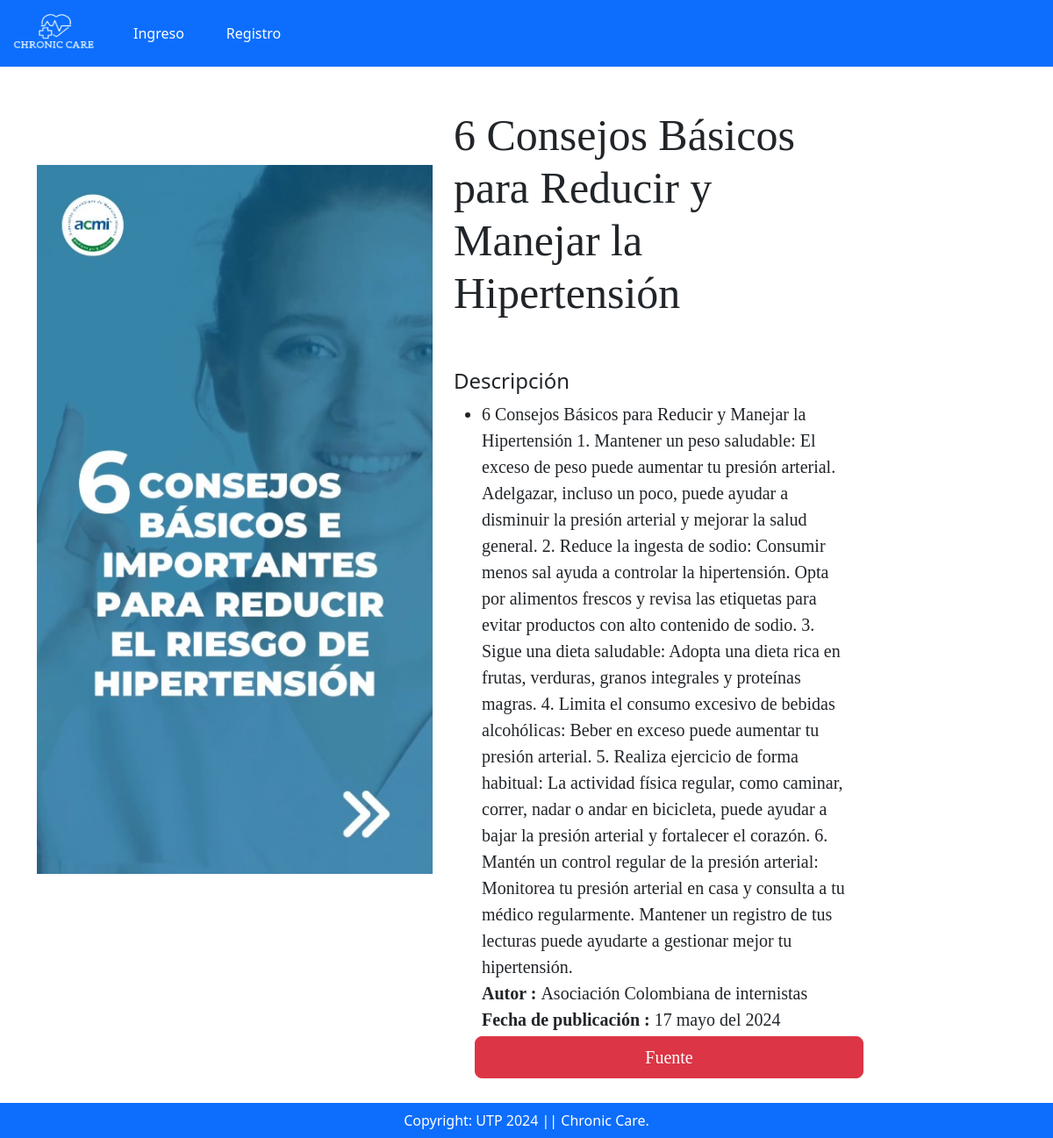
Screenshot of /product-detail/1 with the database file from the repository.
### app/models.py (models this page shows, shortened)
class Product(models.Model):
    titulo = models.CharField(max_length=100)
    autor = models.CharField(max_length=100)
    fuente = models.CharField(max_length=100)
    idioma = models.CharField(max_length=100)
    fecha_publi = models.CharField(max_length=100)
    descripcion = models.TextField()
    categoria = models.CharField(choices=CATEGORY_CHOICE, max_length=3, default='AR')
    imagen_producto = models.ImageField(upload_to='product')

### app/views.py (the view)
# urls.py: path("product-detail/<int:pk>",views.ProductDetail.as_view(),name="product-detail"),
class ProductDetail(View):
    def get(self, request, pk):
        product = Product.objects.get(pk=pk)
        return render(request,"app/productdetail.html",locals())

### app/templates/app/productdetail.html (shortened to what this page needs)
{% extends 'app/base.html' %}
{% load static %}
{% block main-content %}
<div class="container my-5">
    <div class="row">
        <div class="col-lg-5 mt-5">
            <img src="{{ product.imagen_producto.url }}" class="image col-xs-6 col-sm-12 col-lg-12 mt-3 text-sm-center w-100 h-75" alt="">
        </div>
        <div class="col-lg-5 productdetail">
            <h1 style="font-family: Georgia; font-size: 50px;">{{ product.titulo }}</h1>
            <br><br> <h4> Descripción </h4>
            <ul class="fs-5" style="font-family: Rajdhani;">
                <li>{{ product.descripcion }}</li>
                <b> Autor :  </b>
                <l2>{{ product.autor }}</l2>
                <br> <b> Fecha de publicación :  </b>
                <l2>{{ product.fecha_publi }}</l2>
                <div class="button row flex" style= "font-family: Rajdhani">
                    <a href="{{ product.fuente }}" target="_blank" class="btn btn-danger pm-1 m-1 btn-lg text-decoration-none text-white ">Fuente</a>
                </div>
            </ul>
        </div>
    </div>
</div>
{% endblock main-content %}

### app/static/app/css/style.css (style rules this page uses)
.container { margin-top: 5%; display: flex; justify-content: center; align-items: center; }

### rows the page displays
Product: imagen_producto (picture), titulo "6 Consejos Básicos para Reducir y Manejar la Hipertensión", descripcion "6 Consejos Básicos para Reducir y Manejar la Hipertensión 1. Mantener un peso saludable: El exceso de peso puede aumentar tu presión arterial. Adelgazar, incluso un poco, puede ayudar a disminuir la presión arterial y mejorar la salud general. 2. Reduce la ingesta de sodio: Consumir menos sal ayuda a controlar la hipertensión. Opta por alimentos frescos y revisa las etiquetas para evitar productos con alto contenido de sodio. 3. Sigue una dieta saludable: Adopta una dieta rica en frutas, verduras, granos integrales y proteínas magras. 4. Limita el consumo excesivo de bebidas alcohólicas: Beber en exceso puede aumentar tu presión arterial. 5. Realiza ejercicio de forma habitual: La actividad…", autor "Asociación Colombiana de internistas", fecha_publi "17 mayo del 2024"
